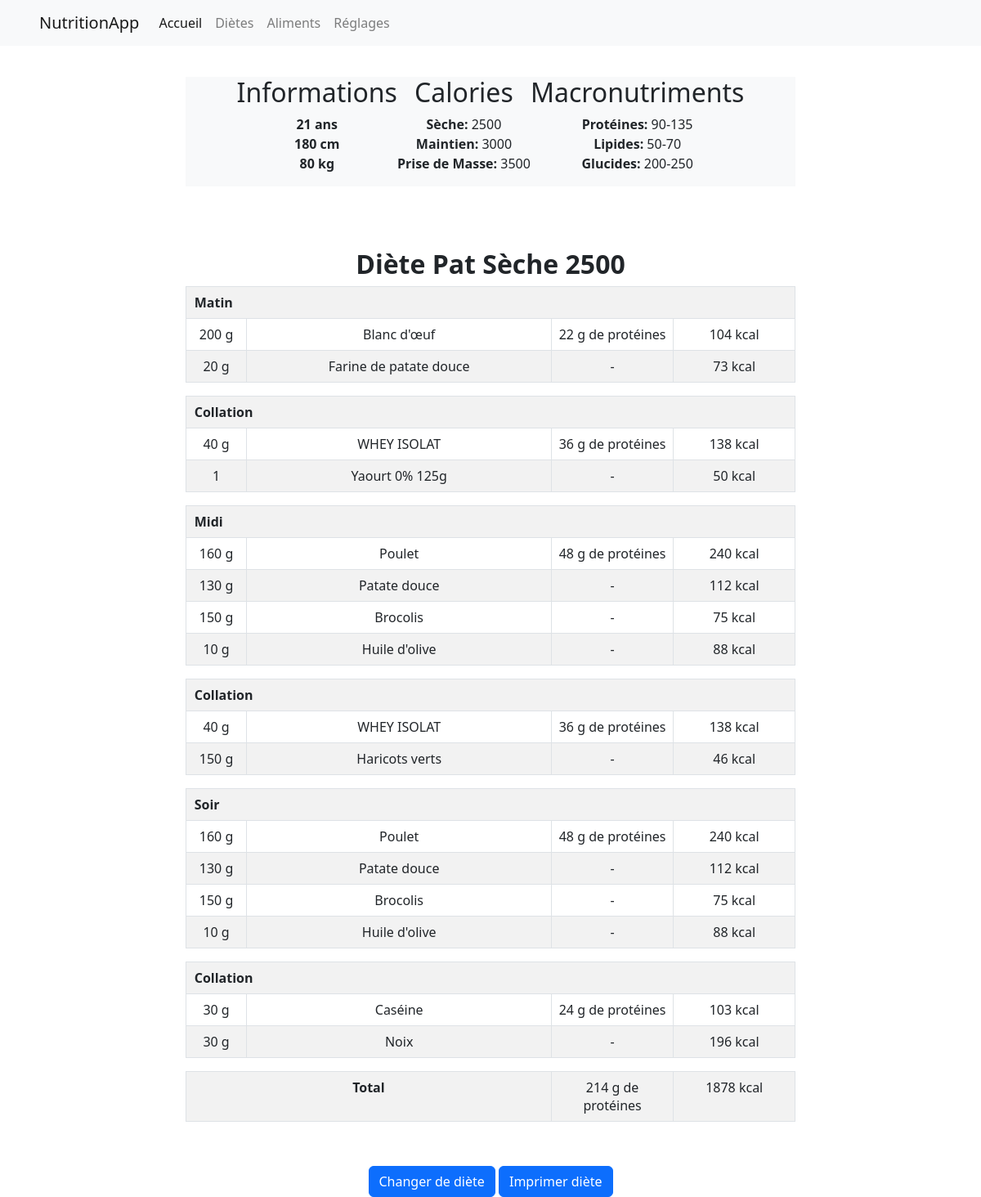
The page / on the database its author committed.
### models.py (models this page shows)
class utilisateur(db.Model):
    id = db.Column(db.Integer, primary_key=True)
    nom = db.Column(db.String(255), nullable=True)
    prenom = db.Column(db.String(255), nullable=True)
    mail = db.Column(db.String(255), nullable=True)
    mdp = db.Column(db.String(255), nullable=True)
    age = db.Column(db.Integer, nullable=True)
    taille = db.Column(db.Integer, nullable=True)
    poids = db.Column(db.Integer, nullable=True)
    sexe = db.Column(db.String(255), nullable=True)
    diete = db.Column(db.Integer, db.ForeignKey('diete.id'))
    diete_obj = db.relationship('diete', backref=db.backref('utilisateurs'), foreign_keys=[diete])

class diete(db.Model):
    id = db.Column(db.Integer, primary_key=True)
    titre_diete = db.Column(db.String(255), nullable=True) # nom de la diete
    createur = db.Column(db.Integer, db.ForeignKey('utilisateur.id'), nullable=True)
    date = db.Column(db.Date, nullable=True)
    createur_obj = db.relationship('utilisateur', backref=db.backref('dietes'), foreign_keys=[createur])
    def portions_associees(self):
        return portion.query.filter(portion.diete == self.id).order_by(portion.label_portion).all()
    def total_kcal(self):
        return sum([portion.kcal_portion() for portion in self.portions_associees()])
    def total_proteines(self):
        return sum([portion.proteines_portion() for portion in self.portions_associees()])

class portion(db.Model):
    id = db.Column(db.Integer, primary_key=True)
    diete = db.Column(db.Integer, db.ForeignKey('diete.id'))
    aliment = db.Column(db.Integer, db.ForeignKey('aliment.id'))
    nombre = db.Column(db.Integer, nullable=False, server_default='0') # qtt en g ou nb de portions
    label_portion = db.Column(db.Integer, nullable=False, server_default='0') # 1=matin, 2=collation matin, 3=midi, 4=collation aprem, 5=soir, 6=collation soir
    diete_obj = db.relationship('diete', backref=db.backref('portions'))
    aliment_obj = db.relationship('aliment', backref=db.backref('portions'))
    def unite(self):
        return self.aliment_obj.unite
    def proteines_portion(self):
        if self.unite():
            return round(self.aliment_obj.proteines * self.nombre)
        else:
            return round(self.aliment_obj.proteines * self.nombre * 0.01)
    def kcal_portion(self):
        if self.unite():
            return round(self.aliment_obj.kcal * self.nombre)
        else:
            return round(self.aliment_obj.kcal * self.nombre * 0.01)

class aliment(db.Model):
    id = db.Column(db.Integer, primary_key=True)
    titre = db.Column(db.String(255), nullable=True)
    kcal = db.Column(db.Integer, nullable=True)
    proteines = db.Column(db.Integer, nullable=True)
    glucides = db.Column(db.Integer, nullable=True)
    lipides = db.Column(db.Integer, nullable=True)
    categorie = db.Column(db.String(255), nullable=True) # légume, fruit, féculent...
    photo = db.Column(db.String(255), nullable=True)
    description = db.Column(db.String(255), nullable=True)
    unite = db.Column(db.Boolean, nullable=True)

### app.py (the view)
@app.route('/')
def accueil():
    utilisateur_courrant = utilisateur.query.filter_by(id=1).first()
    diet = diete.query.get(utilisateur_courrant.diete)
    return render_template('accueil.html', utilisateur=utilisateur_courrant, diete=diet)

### templates/accueil.html (shortened to what this page needs)
{% extends 'base.html' %}
{% set page = 'accueil' %}
{% block content %}
<link rel="stylesheet" href="{{ url_for('static', filename='css/pages.css') }}">
<div class="content">
    <div class="d-flex justify-content-center bg-light ">
      <div class="section text-center">
        <h2 class="subtitle text-center">Informations</h2>
        <ul class="list-unstyled">
            <li><strong>{{ utilisateur.age }} ans</strong></li>
            <li><strong>{{ utilisateur.taille }} cm</strong></li>
            <li><strong>{{ utilisateur.poids }} kg</strong></li>
          </ul>
      </div>
      <div class="section text-center">
        <h2 class="subtitle text-center">Calories</h2>
        <ul class="list-unstyled">
          <li><strong>Sèche: </strong>2500</li>
          <li><strong>Maintien: </strong>3000</li>
          <li><strong>Prise de Masse: </strong>3500</li>
        </ul>
      </div>
      <div class="section text-center">
        <h2 class="subtitle">Macronutriments</h2>
        <ul class="list-unstyled">
          <li><strong>Protéines: </strong>90-135</li>
          <li><strong>Lipides: </strong>50-70</li>
          <li><strong>Glucides: </strong>200-250</li>
        </ul>
      </div>
    </div>
  </div>
  {% set navbar_included = true %}
  {% include 'display_diete.html' %}
  <div>
    <div class="d-flex justify-content-center">
      <div class="section text-center">
        <a href="{{ url_for('changer_diete',id_utilisateur=utilisateur.id) }}" class="btn btn-primary">Changer de diète</a>
        <a href="{{ url_for('print_diete_pdf',id_diete=diete.id) }}" class="btn btn-primary">Imprimer diète</a>
      </div>
  </div>
</div>
{% endblock %}

### templates/display_diete.html (shortened to what this page needs)
{% extends 'base.html' %}
{% if not navbar_included %}
    {% set navbar_included = true %}
{% endif %}
{% block content %}
<link rel="stylesheet" href="{{ url_for('static', filename='css/pages.css') }}">
<div class="content">
        <h2 class="text-center"><b>{{ diete.titre_diete }}</b></h2>
        {% set current_label = [] %}
        {% for portion in diete.portions_associees() %}
            {% if current_label[-1] != portion.label_portion %}
                    <table class="table table-striped table-bordered full-width-table">
                        {% do current_label.append(portion.label_portion) %}
                            <tr>
                                <th colspan="4" style="padding-left: 10px;">
                                    {% if current_label[-1] == 1 %}
                                        Matin
                                    {% elif current_label[-1] == 3 %}
                                        Midi
                                    {% elif current_label[-1] == 5 %}
                                        Soir
                                    {% else %}
                                        Collation
                                    {% endif %}
                                </th>
                            </tr>
                {% endif %}
                        <tr class="text-center">
                            {% if portion.aliment_obj.unite == 1 %}
                                    <td style="width: 10%">{{ portion.nombre }}</td>
                                    <td style="width: 50%">{{ portion.aliment_obj.titre }}</td>
                                {% else %}
                                    <td style="width: 10%">{{ portion.nombre }} g</td>
                                    <td style="width: 50%">{{ portion.aliment_obj.titre }}</td>
                                {% endif %}
                                {% if portion.proteines_portion() > 0 %}
                                <td style="width: 20%">{{ portion.proteines_portion() }} g de protéines</td>
                                {% else %}
                                <td style="width: 20%">-</td>
                                {% endif %}
                                <td style="width: 20%">{{ portion.kcal_portion() }} kcal</td>
                        </tr>
        {% endfor %}
        <table class="table table-striped table-bordered">
            <tr class="text-center">
                <th colspan="2" style="width: 60%;">Total</th>
                <td style="width: 20%;">{{ diete.total_proteines()|round|int }} g de protéines</td>
                <td style="width: 20%;">{{ diete.total_kcal()|round|int }} kcal</td>
            </tr>
        </table>
</div>
{% endblock %}

### static/css/base.css (style rules this page uses)
html { font-family: 'Roboto', sans-serif; font-size: 16px; line-height: 1.5; color: #333; background-color: #fff; }

### static/css/pages.css (style rules this page uses)
.content { padding: 1cm 6cm 1cm 6cm; }
.table td { text-align: center; }

### rows shown on the page
utilisateur: age "21", taille "180", poids "80"
diete: titre_diete "Diète Pat Sèche 2500"
portion: label_portion "Matin", nombre "200", aliment_obj.titre "Blanc d'œuf", proteines_portion "22", kcal_portion "104"
portion: nombre "20", aliment_obj.titre "Farine de patate douce", kcal_portion "73"
portion: label_portion "Collation", nombre "40", aliment_obj.titre "WHEY ISOLAT", proteines_portion "36", kcal_portion "138"
portion: nombre "1", aliment_obj.titre "Yaourt 0% 125g", kcal_portion "50"
portion: label_portion "Midi", nombre "160", aliment_obj.titre "Poulet", proteines_portion "48", kcal_portion "240"
portion: nombre "130", aliment_obj.titre "Patate douce", kcal_portion "112"
portion: nombre "150", aliment_obj.titre "Brocolis", kcal_portion "75"
portion: nombre "10", aliment_obj.titre "Huile d'olive", kcal_portion "88"
portion: label_portion "Collation", nombre "40", aliment_obj.titre "WHEY ISOLAT", proteines_portion "36", kcal_portion "138"
portion: nombre "150", aliment_obj.titre "Haricots verts", kcal_portion "46"
portion: label_portion "Soir", nombre "160", aliment_obj.titre "Poulet", proteines_portion "48", kcal_portion "240"
portion: nombre "130", aliment_obj.titre "Patate douce", kcal_portion "112"
portion: nombre "150", aliment_obj.titre "Brocolis", kcal_portion "75"
portion: nombre "10", aliment_obj.titre "Huile d'olive", kcal_portion "88"
portion: label_portion "Collation", nombre "30", aliment_obj.titre "Caséine", proteines_portion "24", kcal_portion "103"
portion: nombre "30", aliment_obj.titre "Noix", kcal_portion "196"
aliment: total_proteines "214", total_kcal "1878"
